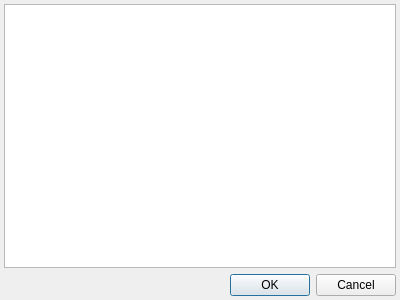
<?xml version="1.0" encoding="UTF-8"?>
<ui version="4.0">
 <class>ProphylaxisPlanningEditor</class>
 <widget class="QDialog" name="ProphylaxisPlanningEditor">
  <property name="geometry">
   <rect>
    <x>0</x>
    <y>0</y>
    <width>400</width>
    <height>300</height>
   </rect>
  </property>
  <property name="windowTitle">
   <string>Редактор Журнала планирования профилактического наблюдения</string>
  </property>
  <layout class="QGridLayout" name="gridLayout">
   <property name="margin">
    <number>4</number>
   </property>
   <item row="0" column="0">
    <widget class="CInDocTableView" name="tblProphylaxis"/>
   </item>
   <item row="1" column="0">
    <widget class="QDialogButtonBox" name="buttonBox">
     <property name="orientation">
      <enum>Qt::Horizontal</enum>
     </property>
     <property name="standardButtons">
      <set>QDialogButtonBox::Cancel|QDialogButtonBox::Ok</set>
     </property>
    </widget>
   </item>
  </layout>
 </widget>
 <customwidgets>
  <customwidget>
   <class>CInDocTableView</class>
   <extends>QTableView</extends>
   <header>library/InDocTable.h</header>
  </customwidget>
 </customwidgets>
 <resources/>
 <connections>
  <connection>
   <sender>buttonBox</sender>
   <signal>accepted()</signal>
   <receiver>ProphylaxisPlanningEditor</receiver>
   <slot>accept()</slot>
   <hints>
    <hint type="sourcelabel">
     <x>248</x>
     <y>254</y>
    </hint>
    <hint type="destinationlabel">
     <x>157</x>
     <y>274</y>
    </hint>
   </hints>
  </connection>
  <connection>
   <sender>buttonBox</sender>
   <signal>rejected()</signal>
   <receiver>ProphylaxisPlanningEditor</receiver>
   <slot>reject()</slot>
   <hints>
    <hint type="sourcelabel">
     <x>316</x>
     <y>260</y>
    </hint>
    <hint type="destinationlabel">
     <x>286</x>
     <y>274</y>
    </hint>
   </hints>
  </connection>
 </connections>
</ui>
